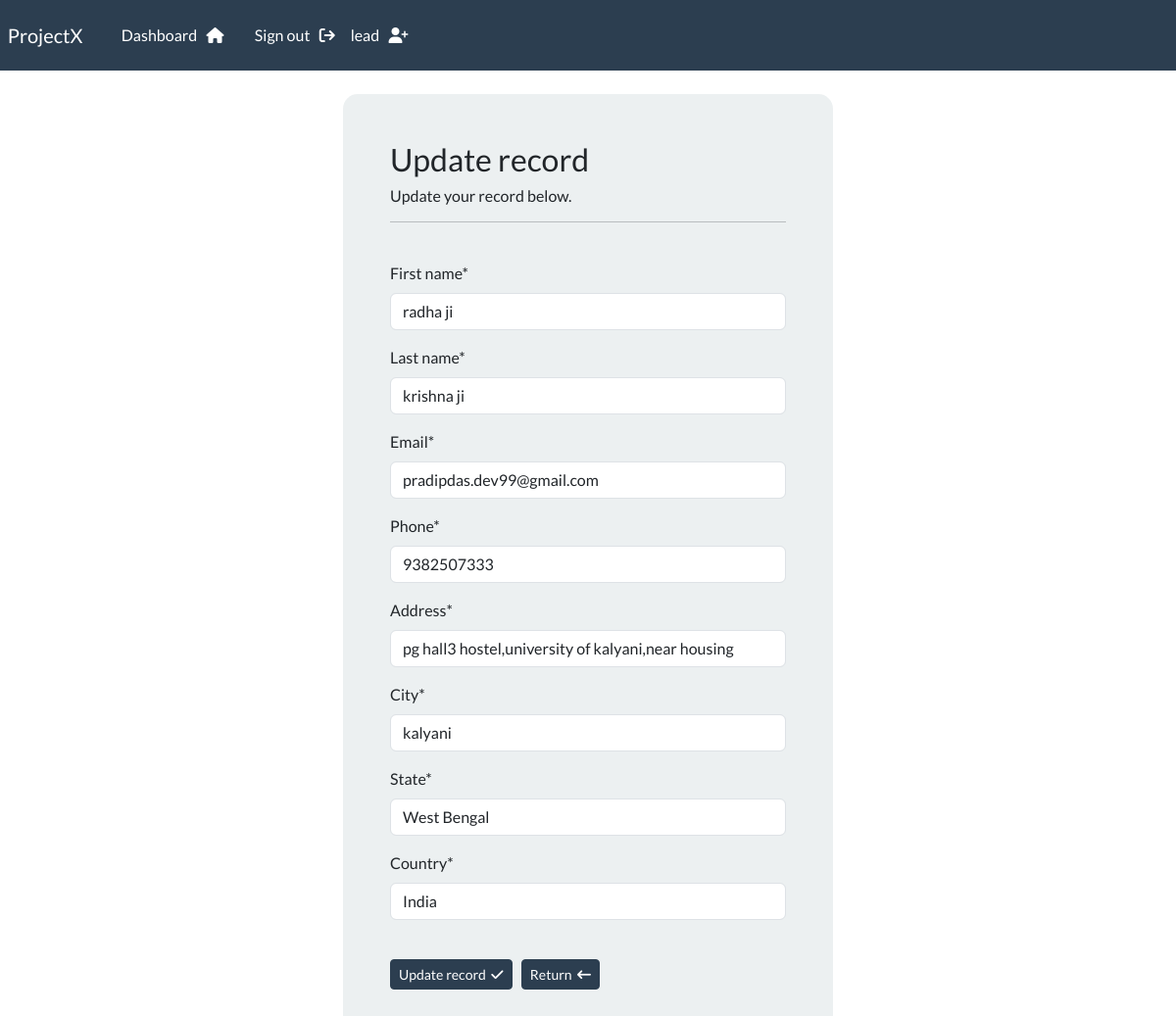
The app's page /update-record/4 (signed in) with its own data.
### webapp/models.py (models this page shows, shortened)
class Record(models.Model):
    creation_date = models.DateTimeField(auto_now_add=True)
    first_name = models.CharField(max_length=100)
    last_name = models.CharField(max_length=100)
    email = models.EmailField(max_length=255)
    phone = models.CharField(max_length=20)
    address = models.CharField(max_length=300)
    city = models.CharField(max_length=255)
    state = models.CharField(max_length=100)
    country = models.CharField(max_length=100)

### webapp/views.py (the view)
# urls.py: path('update-record/<int:pk>', views.update_record, name="update-record"),
@login_required(login_url='my-login')
def update_record(  request, pk):
    record = Record.objects.get(id=pk)
    form = UpdateRecordForm(instance=record)
    if request.method == 'POST':
        form = UpdateRecordForm(request.POST, instance=record)
        if form.is_valid():
            form.save()
            messages.success(request, 'Your record has been updated successfully!')
            return redirect('dashboard')
    context = {'form': form}
    return render(request, 'webapp/update-record.html', context=context)

### webapp/forms.py
class UpdateRecordForm(forms.ModelForm):
    class Meta:
       model = Record
       fields = ['first_name', 'last_name', 'email', 'phone', 'address', 'city', 'state', 'country']

### webapp/templates/webapp/update-record.html (shortened to what this page needs)
{% extends 'webapp/base.html' %}
{% load crispy_forms_tags %}
{% block content %}
<body>
       <div class="container bg-light shadow-md p-5 form-layout">
          <h3>Update record</h3>
          <h6> Update your record below. </h6>
         <hr>
         <br>
        <form method="POST" autocomplete="off">
            {{ form.first_name|as_crispy_field }}
            {{ form.last_name|as_crispy_field }}
            {{ form.email|as_crispy_field }}
            {{ form.phone|as_crispy_field }}
            {{ form.address|as_crispy_field }}
            {{ form.city|as_crispy_field }}
            {{ form.state|as_crispy_field }}
            {{ form.country|as_crispy_field }}
            <br>
            <button type="submit" class="btn btn-primary btn-sm"> Update record &nbsp;<i class="fa-solid fa-check"></i> </button>
             <a class="btn btn-primary btn-sm" href="{% url 'dashboard' %}"> Return &nbsp;<i class="fa-solid fa-arrow-left-long"></i></a>
        </form>
        </div>
    </body>
{% endblock %}

### static/css/style.css (style rules this page uses)
.form-layout { border-radius: 15px; width: 500px; }

### records on screen
Record: first_name "radha ji", last_name "krishna ji", email "pradipdas.dev99@gmail.com", phone "9382507333", address "pg hall3 hostel,university of kalyani,near housing", city "kalyani", state "West Bengal", country "India"
